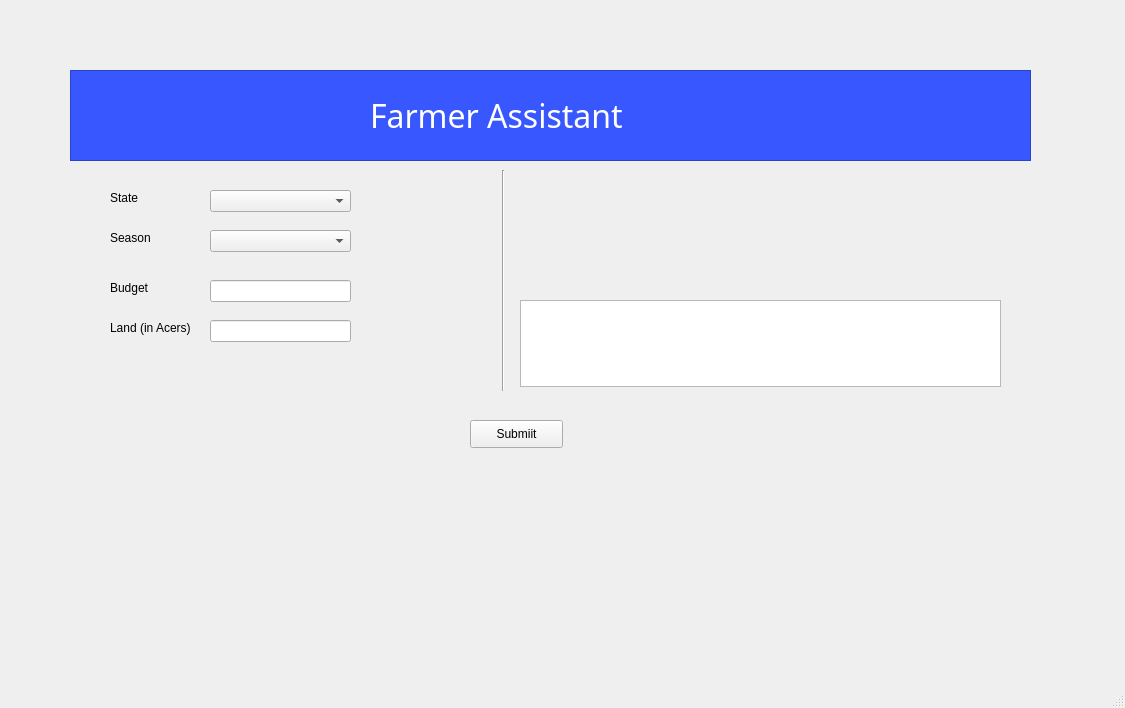
<?xml version="1.0" encoding="UTF-8"?>
<ui version="4.0">
 <class>MainWindow</class>
 <widget class="QMainWindow" name="MainWindow">
  <property name="geometry">
   <rect>
    <x>0</x>
    <y>0</y>
    <width>1125</width>
    <height>708</height>
   </rect>
  </property>
  <property name="acceptDrops">
   <bool>false</bool>
  </property>
  <property name="windowTitle">
   <string>MainWindow</string>
  </property>
  <widget class="QWidget" name="centralwidget">
   <widget class="QFrame" name="frame">
    <property name="geometry">
     <rect>
      <x>70</x>
      <y>70</y>
      <width>961</width>
      <height>91</height>
     </rect>
    </property>
    <property name="styleSheet">
     <string notr="true">background-color: rgb(57, 87, 255);</string>
    </property>
    <property name="frameShape">
     <enum>QFrame::StyledPanel</enum>
    </property>
    <property name="frameShadow">
     <enum>QFrame::Raised</enum>
    </property>
    <widget class="QLabel" name="label">
     <property name="geometry">
      <rect>
       <x>300</x>
       <y>30</y>
       <width>381</width>
       <height>31</height>
      </rect>
     </property>
     <property name="font">
      <font>
       <family>Algerian</family>
       <pointsize>24</pointsize>
      </font>
     </property>
     <property name="styleSheet">
      <string notr="true">color: rgb(255, 255, 255);</string>
     </property>
     <property name="text">
      <string>Farmer Assistant</string>
     </property>
    </widget>
   </widget>
   <widget class="QComboBox" name="comboBox">
    <property name="geometry">
     <rect>
      <x>210</x>
      <y>190</y>
      <width>141</width>
      <height>22</height>
     </rect>
    </property>
   </widget>
   <widget class="QLabel" name="label_State">
    <property name="geometry">
     <rect>
      <x>110</x>
      <y>190</y>
      <width>55</width>
      <height>16</height>
     </rect>
    </property>
    <property name="text">
     <string>State</string>
    </property>
   </widget>
   <widget class="QComboBox" name="comboBox_2">
    <property name="geometry">
     <rect>
      <x>210</x>
      <y>230</y>
      <width>141</width>
      <height>22</height>
     </rect>
    </property>
   </widget>
   <widget class="QLabel" name="label_Season">
    <property name="geometry">
     <rect>
      <x>110</x>
      <y>230</y>
      <width>55</width>
      <height>16</height>
     </rect>
    </property>
    <property name="text">
     <string>Season</string>
    </property>
   </widget>
   <widget class="QLabel" name="label_Budget">
    <property name="geometry">
     <rect>
      <x>110</x>
      <y>280</y>
      <width>55</width>
      <height>16</height>
     </rect>
    </property>
    <property name="text">
     <string>Budget</string>
    </property>
   </widget>
   <widget class="QLineEdit" name="lineEdit">
    <property name="geometry">
     <rect>
      <x>210</x>
      <y>280</y>
      <width>141</width>
      <height>22</height>
     </rect>
    </property>
   </widget>
   <widget class="QLabel" name="label_Land">
    <property name="geometry">
     <rect>
      <x>110</x>
      <y>320</y>
      <width>91</width>
      <height>16</height>
     </rect>
    </property>
    <property name="text">
     <string>Land (in Acers)</string>
    </property>
   </widget>
   <widget class="QLineEdit" name="lineEdit_2">
    <property name="geometry">
     <rect>
      <x>210</x>
      <y>320</y>
      <width>141</width>
      <height>22</height>
     </rect>
    </property>
   </widget>
   <widget class="QPushButton" name="but_submit">
    <property name="geometry">
     <rect>
      <x>470</x>
      <y>420</y>
      <width>93</width>
      <height>28</height>
     </rect>
    </property>
    <property name="text">
     <string>Submiit</string>
    </property>
   </widget>
   <widget class="Line" name="line">
    <property name="geometry">
     <rect>
      <x>493</x>
      <y>170</y>
      <width>20</width>
      <height>221</height>
     </rect>
    </property>
    <property name="orientation">
     <enum>Qt::Vertical</enum>
    </property>
   </widget>
   <widget class="QLabel" name="label_text">
    <property name="geometry">
     <rect>
      <x>530</x>
      <y>180</y>
      <width>471</width>
      <height>111</height>
     </rect>
    </property>
    <property name="text">
     <string/>
    </property>
   </widget>
   <widget class="QTextEdit" name="textEdit">
    <property name="geometry">
     <rect>
      <x>520</x>
      <y>300</y>
      <width>481</width>
      <height>87</height>
     </rect>
    </property>
   </widget>
  </widget>
  <widget class="QMenuBar" name="menubar">
   <property name="geometry">
    <rect>
     <x>0</x>
     <y>0</y>
     <width>1125</width>
     <height>26</height>
    </rect>
   </property>
  </widget>
  <widget class="QStatusBar" name="statusbar"/>
 </widget>
 <resources/>
 <connections/>
</ui>
